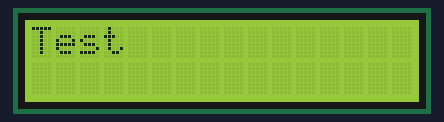
Simulated run of this program. Board: ESP32 board running MicroPython. Parts: 16×2 character LCD. What the program prints to the serial console is not drawn. At 1.1 s the program stops and its outputs stay as they are.

Above: at 0.2 s.

The program:

Lcd.py
```python
# SOPROLAB_LCD.py - 2019-12-28 - 12h00 -
from machine import Pin, I2C
from micropython import const
from time import sleep_us, sleep_ms

# The PCF8574 has a jumper selectable address: 0x20 - 0x27
DEFAULT_I2C_ADDR = const(0x27)
# Defines shifts or masks for the various LCD line attached to the PCF8574
MASK_RS = const(0x01)
MASK_RW = const(0x02)
MASK_E = const(0x04)
SHIFT_BACKLIGHT = const(3)
SHIFT_DATA = const(4)

"""Provides an API for talking to HD44780 compatible character LCDs."""
# ================================================================================ LCD_API
class Lcd_Api:
    """Implements the API for talking with HD44780 compatible character LCDs.
    This class only knows what commands to send to the LCD, and not how to get
    them to the LCD.

    It is expected that a derived class will implement the hal_xxx functions.
    """

    # The following constant names were lifted from the avrlib lcd.h
    # header file, however, I changed the definitions from bit numbers
    # to bit masks.
    #
    # HD44780 LCD controller command set

    LCD_CLR = const(0x01)              # DB0: clear display
    LCD_HOME = const(0x02)             # DB1: return to home position

    LCD_ENTRY_MODE = const(0x04)       # DB2: set entry mode
    LCD_ENTRY_INC = const(0x02)        # --DB1: increment
    LCD_ENTRY_SHIFT = const(0x01)      # --DB0: shift

    LCD_ON_CTRL = const(0x08)          # DB3: turn lcd/cursor on
    LCD_ON_DISPLAY = const(0x04)       # --DB2: turn display on
    LCD_ON_CURSOR = const(0x02)        # --DB1: turn cursor on
    LCD_ON_BLINK = const(0x01)        # --DB0: blinking cursor

    LCD_MOVE = const(0x10)             # DB4: move cursor/display
    LCD_MOVE_DISP = const(0x08)        # --DB3: move display (0-> move cursor)
    LCD_MOVE_RIGHT = const(0x04)       # --DB2: move right (0-> left)

    LCD_FUNCTION = const(0x20)         # DB5: function set
    LCD_FUNCTION_8BIT = const(0x10)    # --DB4: set 8BIT mode (0->4BIT mode)
    LCD_FUNCTION_2LINES = const(0x08)  # --DB3: two lines (0->one line)
    LCD_FUNCTION_10DOTS = const(0x04)  # --DB2: 5x10 font (0->5x7 font)
    LCD_FUNCTION_RESET = const(0x30)   # See "Initializing by Instruction" section

    LCD_CGRAM = const(0x40)            # DB6: set CG RAM address
    LCD_DDRAM = const(0x80)            # DB7: set DD RAM address

    LCD_RS_CMD = -const(0)
    LCD_RS_DATA = const(1)

    LCD_RW_WRITE = const(0)
    LCD_RW_READ = const(1)

    def __init__( self ):
        self.num_lines = 2
        self.num_columns = 16
        self.cursor_x = 0
        self.cursor_y = 0
        self.backlight = True
        self.off()
        self.backlight_on()
        self.effacer()
        self.hal_write_command(self.LCD_ENTRY_MODE | self.LCD_ENTRY_INC)
        self.curseur_off()
        self.on()
        char_e_accent_aigu = bytearray([0x02, 0x04, 0x0E, 0x11, 0x1F, 0x10, 0x0E, 0x00]) # é
        self.custom_char(0, char_e_accent_aigu)
        char_smile = bytearray([0x00, 0x00, 0x0A, 0x00, 0x04, 0x11, 0x0E, 0x00]) # smiley
        self.custom_char(1, char_smile)

    def effacer(self):
        """Clears the LCD display and moves the cursor to the top left corner."""
        self.hal_write_command(self.LCD_CLR)
        self.hal_write_command(self.LCD_HOME)
        self.cursor_x = 0
        self.cursor_y = 0

    def curseur_on(self):
        """Causes the cursor to be made visible."""
        self.hal_write_command(self.LCD_ON_CTRL | self.LCD_ON_DISPLAY |
                               self.LCD_ON_CURSOR)

    def curseur_off(self):
        """Causes the cursor to be hidden."""
        self.hal_write_command(self.LCD_ON_CTRL | self.LCD_ON_DISPLAY)

    def curseur_blink_on(self):
        """Turns on the cursor, and makes it blink."""
        self.hal_write_command(self.LCD_ON_CTRL | self.LCD_ON_DISPLAY |
                               self.LCD_ON_CURSOR | self.LCD_ON_BLINK)

    def curseur_blink_off(self):
        """Turns on the cursor, and makes it no blink (i.e. be solid)."""
        self.hal_write_command(self.LCD_ON_CTRL | self.LCD_ON_DISPLAY |
                               self.LCD_ON_CURSOR)

    def on(self):
        """Turns on (i.e. unblanks) the LCD."""
        self.hal_write_command(self.LCD_ON_CTRL | self.LCD_ON_DISPLAY)

    def off(self):
        """Turns off (i.e. blanks) the LCD."""
        self.hal_write_command(self.LCD_ON_CTRL)

    def backlight_on(self):
        """Turns the backlight on.
        This isn't really an LCD command, but some modules have backlight
        controls, so this allows the hal to pass through the command.
        """
        self.backlight = True
        self.hal_backlight_on()

    def backlight_off(self):
        """Turns the backlight off.
        This isn't really an LCD command, but some modules have backlight
        controls, so this allows the hal to pass through the command.
        """
        self.backlight = False
        self.hal_backlight_off()

    def place_curseur (self, cursor_x, cursor_y):
        """Moves the cursor position to the indicated position. The cursor
        position is zero based (i.e. cursor_x == 0 indicates first column).
        """
        self.cursor_x = cursor_x
        self.cursor_y = cursor_y
        addr = cursor_x & 0x3f
        if cursor_y & 1:
            addr += 0x40    # Lines 1 & 3 add 0x40
        if cursor_y & 2:
            addr += 0x14    # Lines 2 & 3 add 0x14
        self.hal_write_command(self.LCD_DDRAM | addr)

    def caractere ( self, char ):
        """Writes the indicated character to the LCD at the current cursor
        position, and advances the cursor by one position.
        """
        if char =='é':
            char = chr(0)
        if char =='°':
            char = chr(0xDF)
        if char != '\n':
            self.hal_write_data(ord(char))
            self.cursor_x += 1
        if self.cursor_x >= self.num_columns or char == '\n':
            self.cursor_x = 0
            self.cursor_y += 1
            if self.cursor_y >= self.num_lines:
                self.cursor_y = 0
            self.place_curseur(self.cursor_x, self.cursor_y)

    def texte(self, string):
        """Write the indicated string to the LCD at the current cursor
        position and advances the cursor position appropriately.
        """
        for char in string:
            self.caractere(char)

    def afficher( self, x, y, texte ):
        if y > 1 :
            y = 1
        ligne = ' '*16
        self.place_curseur ( 0, y)
        self.texte(ligne) # Efface toute la ligne
        self.place_curseur ( x, y)
        self.texte(texte)

    def custom_char(self, location, charmap):
        """Write a character to one of the 8 CGRAM locations, available
        as chr(0) through chr(7).
        """
        location &= 0x7
        self.hal_write_command(self.LCD_CGRAM | (location << 3))
        self.hal_sleep_us(40)
        for i in range(8):
            self.hal_write_data(charmap[i])
            self.hal_sleep_us(40)
        self.place_curseur(self.cursor_x, self.cursor_y)

    def hal_backlight_on(self):
        """Allows the hal layer to turn the backlight on.
        If desired, a derived HAL class will implement this function.
        """
        pass

    def hal_backlight_off(self):
        """Allows the hal layer to turn the backlight off.
        If desired, a derived HAL class will implement this function.
        """
        pass

    def hal_write_command(self, cmd):
        """Write a command to the LCD.
        It is expected that a derived HAL class will implement this
        function.
        """
        raise NotImplementedError

    def hal_write_data(self, data):
        """Write data to the LCD.
        It is expected that a derived HAL class will implement this
        function.
        """
        raise NotImplementedError

    def hal_sleep_us(self, usecs):
        """Sleep for some time (given in microseconds)."""
        sleep_us(usecs)
# ================================================================================ SoproLab_LCD
class Lcd1602 (Lcd_Api):
    """Implements a HD44780 character LCD connected via PCF8574 on I2C."""
    def __init__( self, i2c ):
        self.i2c = i2c
        self.i2c_addr = DEFAULT_I2C_ADDR
        Lcd_Api.__init__ ( self )
        # num_lines=16
        # num_columns=2

        self.i2c.writeto(self.i2c_addr, bytearray([0]))
        sleep_ms(20)   # Allow LCD time to powerup
        # Send reset 3 times
        self.hal_write_init_nibble(self.LCD_FUNCTION_RESET)
        sleep_ms(5)    # need to delay at least 4.1 msec
        self.hal_write_init_nibble(self.LCD_FUNCTION_RESET)
        sleep_ms(1)
        self.hal_write_init_nibble(self.LCD_FUNCTION_RESET)
        sleep_ms(1)
        # Put LCD into 4 bit mode
        self.hal_write_init_nibble(self.LCD_FUNCTION)
        sleep_ms(1)
        Lcd_Api.__init__(self)
        cmd = self.LCD_FUNCTION
        cmd |= self.LCD_FUNCTION_2LINES
        self.hal_write_command(cmd)

    def hal_write_init_nibble(self, nibble):
        """Writes an initialization nibble to the LCD.

        This particular function is only used during initialization.
        """
        byte = ((nibble >> 4) & 0x0f) << SHIFT_DATA
        self.i2c.writeto(self.i2c_addr, bytearray([byte | MASK_E]))
        self.i2c.writeto(self.i2c_addr, bytearray([byte]))

    def hal_backlight_on(self):
        """Allows the hal layer to turn the backlight on."""
        self.i2c.writeto(self.i2c_addr, bytearray([1 << SHIFT_BACKLIGHT]))

    def hal_backlight_off(self):
        """Allows the hal layer to turn the backlight off."""
        self.i2c.writeto(self.i2c_addr, bytearray([0]))

    def hal_write_command(self, cmd):
        """Writes a command to the LCD.

        Data is latched on the falling edge of E.
        """
        byte = ((self.backlight << SHIFT_BACKLIGHT) | (((cmd >> 4) & 0x0f) << SHIFT_DATA))
        self.i2c.writeto(self.i2c_addr, bytearray([byte | MASK_E]))
        self.i2c.writeto(self.i2c_addr, bytearray([byte]))
        byte = ((self.backlight << SHIFT_BACKLIGHT) | ((cmd & 0x0f) << SHIFT_DATA))
        self.i2c.writeto(self.i2c_addr, bytearray([byte | MASK_E]))
        self.i2c.writeto(self.i2c_addr, bytearray([byte]))
        if cmd <= 3:
            # The home and clear commands require a worst case delay of 4.1 msec
            sleep_ms(5)

    def hal_write_data(self, data):
        """Write data to the LCD."""
        byte = (MASK_RS | (self.backlight << SHIFT_BACKLIGHT) | (((data >> 4) & 0x0f) << SHIFT_DATA))
        self.i2c.writeto(self.i2c_addr, bytearray([byte | MASK_E]))
        self.i2c.writeto(self.i2c_addr, bytearray([byte]))
        byte = (MASK_RS | (self.backlight << SHIFT_BACKLIGHT) | ((data & 0x0f) << SHIFT_DATA))
        self.i2c.writeto(self.i2c_addr, bytearray([byte | MASK_E]))
        self.i2c.writeto(self.i2c_addr, bytearray([byte]))
if __name__ == '__main__':
    print("Test de la bibliothèque LDC ...")
    my_i2c = I2C ( scl=Pin(22), sda=Pin(21), freq=100000 )
    my_lcd = Lcd1602 ( my_i2c )
    my_lcd.on()
    my_lcd.afficher(0,0, "Test")
    sleep_ms(1000)
    my_lcd.backlight_off()
    my_lcd.off()

    
```

Measured:
- what the display in image 0 shows lasts 1.0 s, from 0.1 s to 1.1 s
